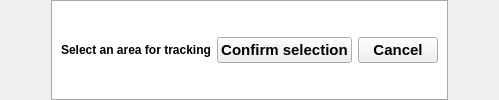
       <widget class="QWidget" name="selectionWidget" native="true">
        <property name="sizePolicy">
         <sizepolicy hsizetype="Expanding" vsizetype="Fixed">
          <horstretch>0</horstretch>
          <verstretch>0</verstretch>
         </sizepolicy>
        </property>
        <property name="minimumSize">
         <size>
          <width>0</width>
          <height>0</height>
         </size>
        </property>
        <property name="font">
         <font>
          <pointsize>13</pointsize>
          <weight>75</weight>
          <bold>true</bold>
          <underline>false</underline>
         </font>
        </property>
        <property name="autoFillBackground">
         <bool>false</bool>
        </property>
        <layout class="QHBoxLayout" name="selectionLayout">
         <property name="topMargin">
          <number>0</number>
         </property>
         <property name="bottomMargin">
          <number>0</number>
         </property>
         <item>
          <spacer name="selectionHorizontalSpacerL">
           <property name="orientation">
            <enum>Qt::Horizontal</enum>
           </property>
           <property name="sizeHint" stdset="0">
            <size>
             <width>40</width>
             <height>20</height>
            </size>
           </property>
          </spacer>
         </item>
         <item>
          <widget class="QFrame" name="selectionFrame">
           <property name="sizePolicy">
            <sizepolicy hsizetype="Expanding" vsizetype="Preferred">
             <horstretch>0</horstretch>
             <verstretch>0</verstretch>
            </sizepolicy>
           </property>
           <property name="minimumSize">
            <size>
             <width>0</width>
             <height>0</height>
            </size>
           </property>
           <property name="font">
            <font>
             <pointsize>12</pointsize>
             <weight>50</weight>
             <bold>false</bold>
            </font>
           </property>
           <property name="styleSheet">
            <string notr="true">#selectionFrame{
background-color: rgb(255, 255, 255);
color: rgb(167, 167, 167);
}</string>
           </property>
           <property name="frameShape">
            <enum>QFrame::Box</enum>
           </property>
           <property name="frameShadow">
            <enum>QFrame::Plain</enum>
           </property>
           <layout class="QHBoxLayout" name="horizontalLayout_5">
            <property name="topMargin">
             <number>2</number>
            </property>
            <property name="bottomMargin">
             <number>2</number>
            </property>
            <item>
             <widget class="QLabel" name="selectionLabel">
              <property name="font">
               <font>
                <weight>75</weight>
                <bold>true</bold>
               </font>
              </property>
              <property name="text">
               <string>Select an area for tracking</string>
              </property>
             </widget>
            </item>
            <item>
             <widget class="QPushButton" name="confirmSelectionButton">
              <property name="font">
               <font>
                <pointsize>11</pointsize>
                <weight>75</weight>
                <bold>true</bold>
               </font>
              </property>
              <property name="text">
               <string>Confirm selection</string>
              </property>
             </widget>
            </item>
            <item>
             <widget class="QPushButton" name="cancelSelectionButton">
              <property name="font">
               <font>
                <pointsize>11</pointsize>
                <weight>75</weight>
                <bold>true</bold>
               </font>
              </property>
              <property name="text">
               <string>Cancel</string>
              </property>
             </widget>
            </item>
           </layout>
          </widget>
         </item>
         <item>
          <spacer name="selectionHorizontalSpacerR">
           <property name="orientation">
            <enum>Qt::Horizontal</enum>
           </property>
           <property name="sizeHint" stdset="0">
            <size>
             <width>40</width>
             <height>20</height>
            </size>
           </property>
          </spacer>
         </item>
        </layout>
       </widget>
